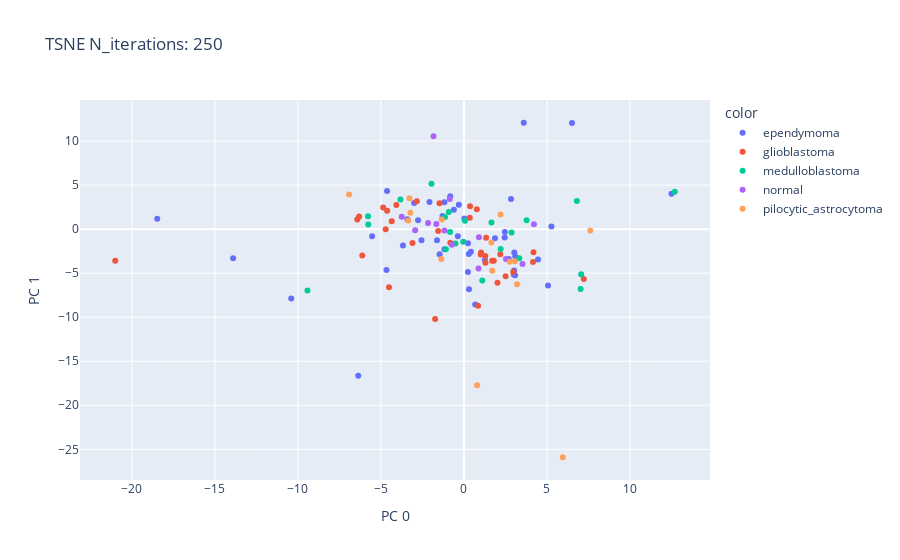

The notebook cell saved with this chart:
### Code cell
from sklearn.manifold import TSNE
import pandas as pd
 
iters = [250, 1000, 5000]

for i in iters:
    # Try with 3 embeddings so we can visualize it 
    tsne = TSNE(2, perplexity=20, n_iter=i)
    tsne_result = tsne.fit_transform(X)
    tsne_result.shape

    fig = px.scatter(tsne_result, x=0, y=1, color=y, title=f'TSNE N_iterations: {i}', labels={'0': 'PC 0', '1': 'PC 1'})
    fig.show()

### Figure 1 — Plotly figure (JSON) as saved in the notebook; plotly's stock layout.template omitted (floating-point values rounded to 4 significant figures)
{"data": [{"hovertemplate": "color=ependymoma<br>PC 0=%{x}<br>PC 1=%{y}<extra></extra>", "legendgroup": "ependymoma", "marker": {"color": "#636efa", "symbol": "circle"}, "mode": "markers", "name": "ependymoma", "orientation": "v", "showlegend": true, "type": "scatter", "x": [-5.534, 0.2963, 3.077, -1.296, 0.244, 1.864, -6.37, 0.3038, -1.173, 0.4165, 2.832, 2.462, 4.459, -1.18, 3.022, 2.455, 2.695, 3.09, -4.633, 5.063, -4.668, 1.259, -0.3701, -1.468, 0.2371, -13.91, 0.6751, -1.626, 0.0187, 3.599, -18.48, 3.028, 2.999, -0.3102, -2.56, -3.003, -2.766, -0.8279, -3.675, -0.6101, -3.413, -2.078, 12.5, 5.266, -10.4, 6.506], "xaxis": "x", "y": [-0.8166, -2.825, -5.244, 1.499, -1.608, -1.031, -16.64, -6.813, -2.289, -2.57, 3.422, -0.314, -3.438, 3.05, -4.686, -0.9327, -3.382, -3.109, 4.328, -6.409, -4.639, -3.513, -0.8093, -2.857, -4.869, -3.295, -8.555, -1.27, 1.22, 12.09, 1.184, -2.64, -5.158, 2.781, -1.268, 2.977, 1.006, 3.746, -1.843, 2.204, 1.127, 3.08, 4.023, 0.3096, -7.879, 12.05], "yaxis": "y"}, {"hovertemplate": "color=glioblastoma<br>PC 0=%{x}<br>PC 1=%{y}<extra></extra>", "legendgroup": "glioblastoma", "marker": {"color": "#EF553B", "symbol": "circle"}, "mode": "markers", "name": "glioblastoma", "orientation": "v", "showlegend": true, "type": "scatter", "x": [2.185, 0.8463, -6.316, -1.472, -4.076, 1.335, 1.696, 1.01, 0.3493, 4.159, -6.126, 1.03, 4.187, 2.508, 1.293, -1.555, -4.628, -4.866, -0.8247, -2.841, -1.737, 1.284, 1.794, 2.018, 0.3674, 7.218, 2.969, -21.01, -3.103, -6.428, -4.517, 0.7734, -4.718, -4.352], "xaxis": "x", "y": [-2.854, -8.695, 1.429, 2.953, 2.741, -0.9651, -3.599, -2.888, 1.29, -3.736, -2.984, -2.648, -2.636, -5.35, -3.816, -0.213, 2.095, 2.456, -1.54, 3.168, -10.21, -3.045, -3.581, -6.094, 2.603, -5.658, -4.872, -3.595, -1.579, 1.096, -6.59, 2.271, -0.01929, 0.8883], "yaxis": "y"}, {"hovertemplate": "color=medulloblastoma<br>PC 0=%{x}<br>PC 1=%{y}<extra></extra>", "legendgroup": "medulloblastoma", "marker": {"color": "#00cc96", "symbol": "circle"}, "mode": "markers", "name": "medulloblastoma", "orientation": "v", "showlegend": true, "type": "scatter", "x": [-0.8404, 7.027, 3.332, 7.061, 1.655, -0.5133, -9.43, -1.089, 2.21, -5.781, 3.773, 1.1, 12.7, -1.958, -5.765, -0.04294, 2.864, -0.9108, -1.145, 6.801, -3.831, 0.05865], "xaxis": "x", "y": [-0.3129, -6.787, -3.307, -5.109, 0.7639, -1.616, -6.979, -2.271, -2.247, 1.461, 1.006, -5.843, 4.241, 5.152, 0.5334, -1.42, -0.3853, 1.95, 1.374, 3.19, 3.375, 0.9694], "yaxis": "y"}, {"hovertemplate": "color=normal<br>PC 0=%{x}<br>PC 1=%{y}<extra></extra>", "legendgroup": "normal", "marker": {"color": "#ab63fa", "symbol": "circle"}, "mode": "markers", "name": "normal", "orientation": "v", "showlegend": true, "type": "scatter", "x": [-2.942, 0.8744, -2.163, -1.178, -0.8582, 0.8991, -1.836, 2.528, 4.213, -0.7327, -1.666, -3.751, 3.523], "xaxis": "x", "y": [-0.1165, -4.477, 0.7107, -0.1624, 3.414, -0.911, 10.54, -3.388, 0.5617, -1.766, 0.573, 1.415, -3.96], "yaxis": "y"}, {"hovertemplate": "color=pilocytic_astrocytoma<br>PC 0=%{x}<br>PC 1=%{y}<extra></extra>", "legendgroup": "pilocytic_astrocytoma", "marker": {"color": "#FFA15A", "symbol": "circle"}, "mode": "markers", "name": "pilocytic_astrocytoma", "orientation": "v", "showlegend": true, "type": "scatter", "x": [1.651, 1.702, 0.7881, 2.757, 3.197, 2.202, 3.061, 7.607, -3.36, 5.951, -3.285, -1.37, -1.338, -6.921, -3.226], "xaxis": "x", "y": [-1.523, -4.726, -17.72, -3.693, -6.258, 1.666, -3.655, -0.1387, 0.9891, -25.9, 3.508, -3.396, 1.096, 3.93, 1.867], "yaxis": "y"}], "layout": {"legend": {"title": {"text": "color"}, "tracegroupgap": 0}, "title": {"text": "TSNE N_iterations: 250"}, "xaxis": {"anchor": "y", "domain": [0, 1], "title": {"text": "PC 0"}}, "yaxis": {"anchor": "x", "domain": [0, 1], "title": {"text": "PC 1"}}}}
